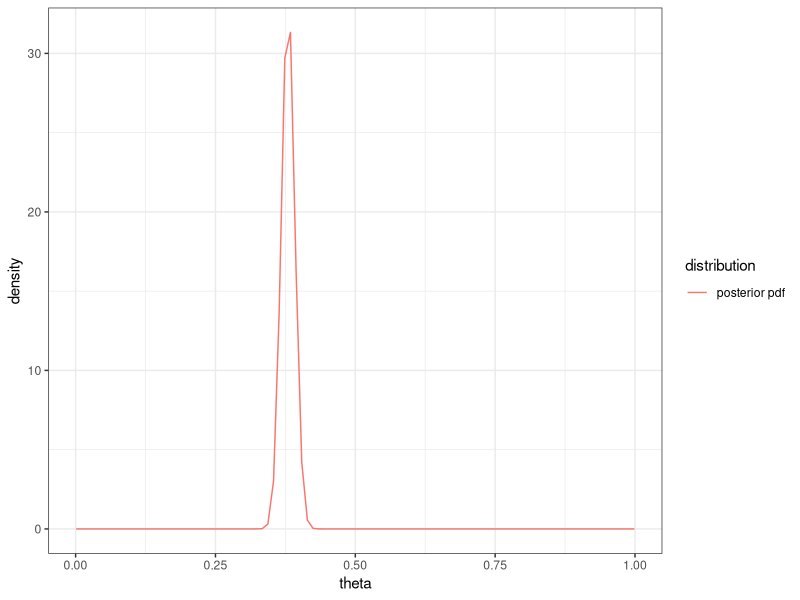
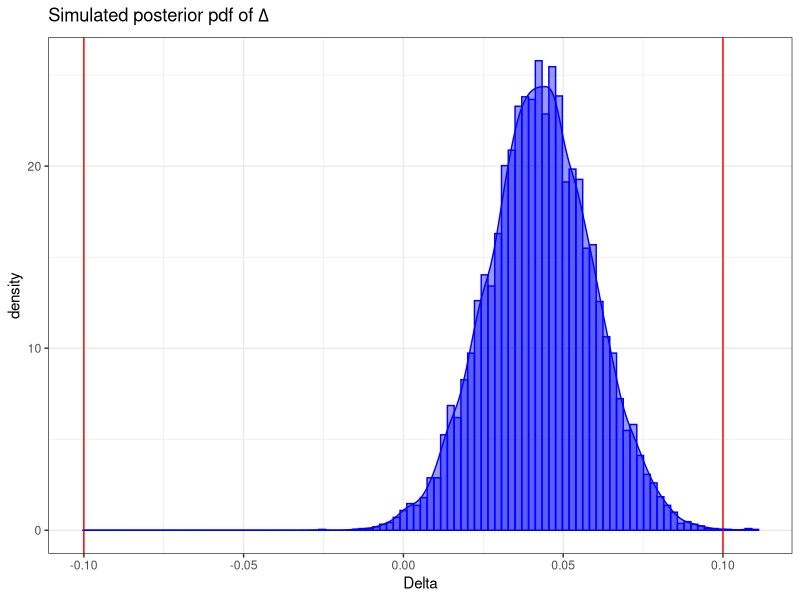

The R source for these figures, in order:
## ---- chunk 1
knitr::opts_chunk$set(echo = TRUE)
## ---- chunk 2
# data
library(tidyverse)
library(ggplot2)
library(kableExtra)
library(broom)
CIF <- read.csv(here::here("data/CIF.csv"))
task4 <- CIF %>%
  select(Age, Gender, Fraud) %>%
  filter(Age < 27)
## ---- chunk 3
n_male <- length(task4$Fraud[task4$Gender == "M"])
n_female <- length(task4$Fraud[task4$Gender == "F"])

beta_binomial <- function(n, x, alpha = 1, beta = 1) {
  atil <- alpha + x
  btil <- beta + n - x
  cf <- n / (alpha + beta + n)
  out <- list(alpha_tilde = atil, beta_tilde = btil, credibility_factor = cf)
  return(out)
}

# male
alpha_male <- 50
beta_male <- 70

CI_male <- qbeta(c(0.025, 0.975), alpha_male, beta_male)
CI_male


# female
alpha_female <- 5
beta_female <- 16

CI_female <- qbeta(c(0.025, 0.975), alpha_female, beta_female)
CI_female
## ---- chunk 4
# visualise the posterior
post_male_parameter <- beta_binomial(n = n_male, x = 578, alpha_male, beta_male) # 578 = task1_group $`1`(gender = M)

cbbPal <- c(
  black = "#000000", orange = "#E69F00",
  ltblue = "#56B4E9", "#009E73", green = "#009E73",
  yellow = "#F0E442", blue = "#0072B2", red = "#D55E00",
  pink = "#CC79A7"
)
cbbP <- cbbPal[c("orange", "blue", "pink")] # choose colours for p1

thetaxx <- seq(0.001, 0.999, length.out = 100)
post_male <- dbeta(thetaxx, post_male_parameter$alpha_tilde, post_male_parameter$beta_tilde)
df <- tibble(theta = thetaxx, `posterior pdf` = post_male)
df_longer <- df %>%
  pivot_longer(-theta,
    names_to = "distribution",
    values_to = "density"
  )
p1 <- df_longer %>%
  ggplot(aes(
    x = theta, y = density, colour = distribution,
    fill = distribution
  )) +
  geom_line() +
  scale_fill_manual(values = cbbP) +
  theme_bw()
p1
## ---- chunk 5
# difference
R <- 10000
set.seed(20208)
post_female_parameter <- beta_binomial(n = n_female, x = 569, alpha_female, beta_female) # 569 = task1_group $`1`(gender = F)

male <- rbeta(R, post_male_parameter$alpha_tilde, post_male_parameter$beta_tilde)
female <- rbeta(R, post_female_parameter$alpha_tilde, post_female_parameter$beta_tilde)
Diff <- male - female
ds <- tibble(Delta = Diff)
ds %>%
  ggplot(aes(x = Delta, y = ..density..)) +
  geom_histogram(
    colour = "blue",
    fill = "blue", alpha = 0.4, bins = 100
  ) +
  geom_vline(xintercept = c(
    0.1,
    -0.1
  ), colour = "red") +
  geom_density(
    colour = "blue",
    fill = "blue", alpha = 0.4
  ) +
  theme_bw() +
  ggtitle(expression(paste(
    "Simulated posterior pdf of ",
    Delta
  )))

indic <- rep(0, R)
indic[abs(Diff) < 0.1] <- 1
diffeffective <- mean(indic)
